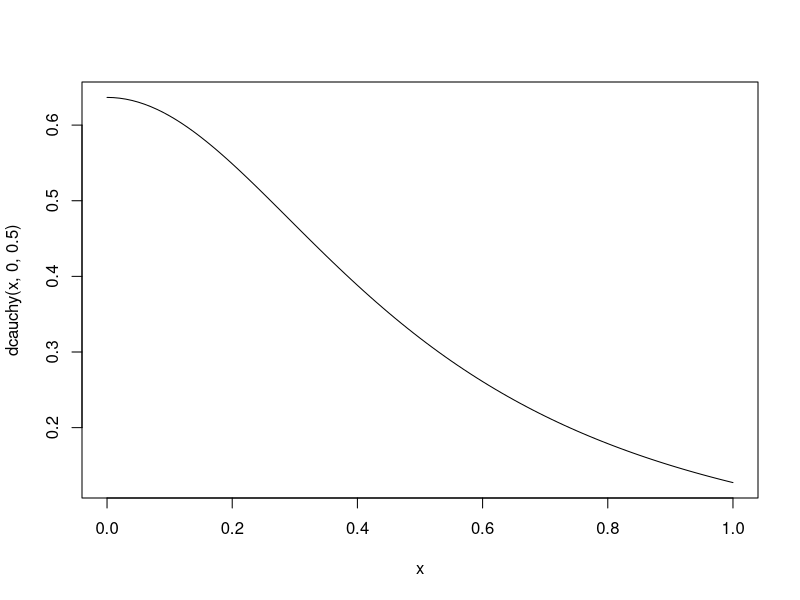

This chart was generated by the following R code:
# Code to get the lognormal prior from estimates in:
# Starks, T. A., & Rodger, A. W. (2020). Otolith and scale‐based growth standards for lotic Smallmouth Bass. North American Journal of Fisheries Management, 40(4), 986-994.

# Get mean and sd ----
# - Linf 578 (555-605) # One of these is mis-reported
mulinf <- 578
# - 578 + 1.92 * X = 605
sdlinf <- (605 - 578)/1.92
# - 578 - 1.92 * X = 555
(555 - 578)/-1.92

# - K 0.125 (0.114-0.136)
muk <- 0.125
sdk <- (0.136 - 0.125)/1.92
(0.114 - 0.125)/-1.92

# - T0 -1.67 (-1.79- -1.55)
mut0 <- -1.67
sdt0 <- (1.79 - 1.67)/1.92
(1.55 - 1.67)/-1.92


# Get CV -----
cvlinf <- sdlinf/mulinf
cvk <- sdk/muk

# Convert CV to logSD ----
# https://stats.stackexchange.com/questions/366470/coefficient-of-variation-cv-of-log-transformed-data
# CV = sqrt(exp(logSD^2)-1)
logSDlinf <- sqrt(log((cvlinf^2)+1))
logSDk <- sqrt(log((cvk^2)+1))


curve(dcauchy(x, 0, 0.5), from = 0, to = 1)
